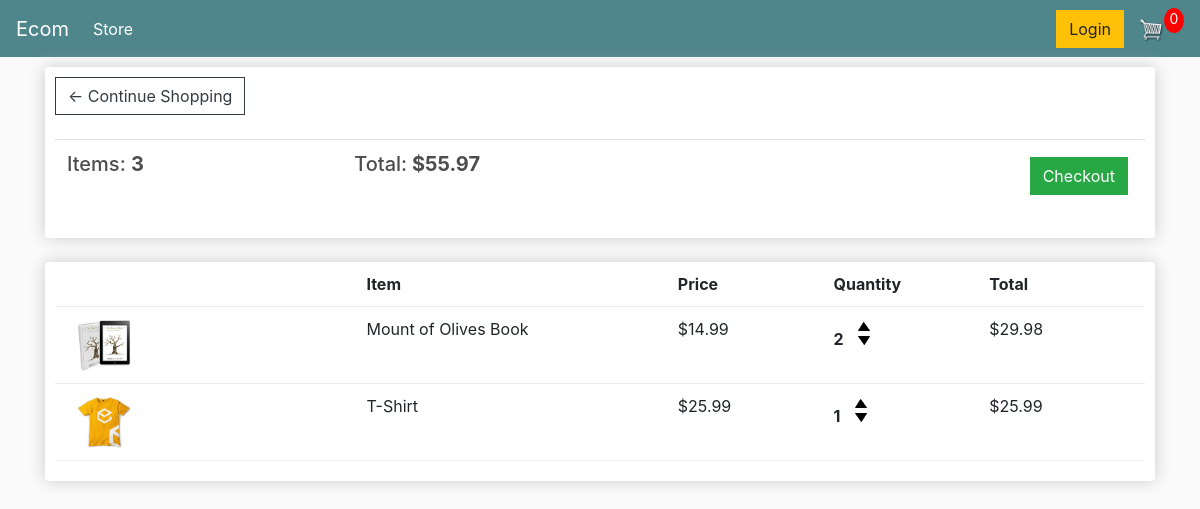
The page /cart/ (signed in) on the database as committed earlier.
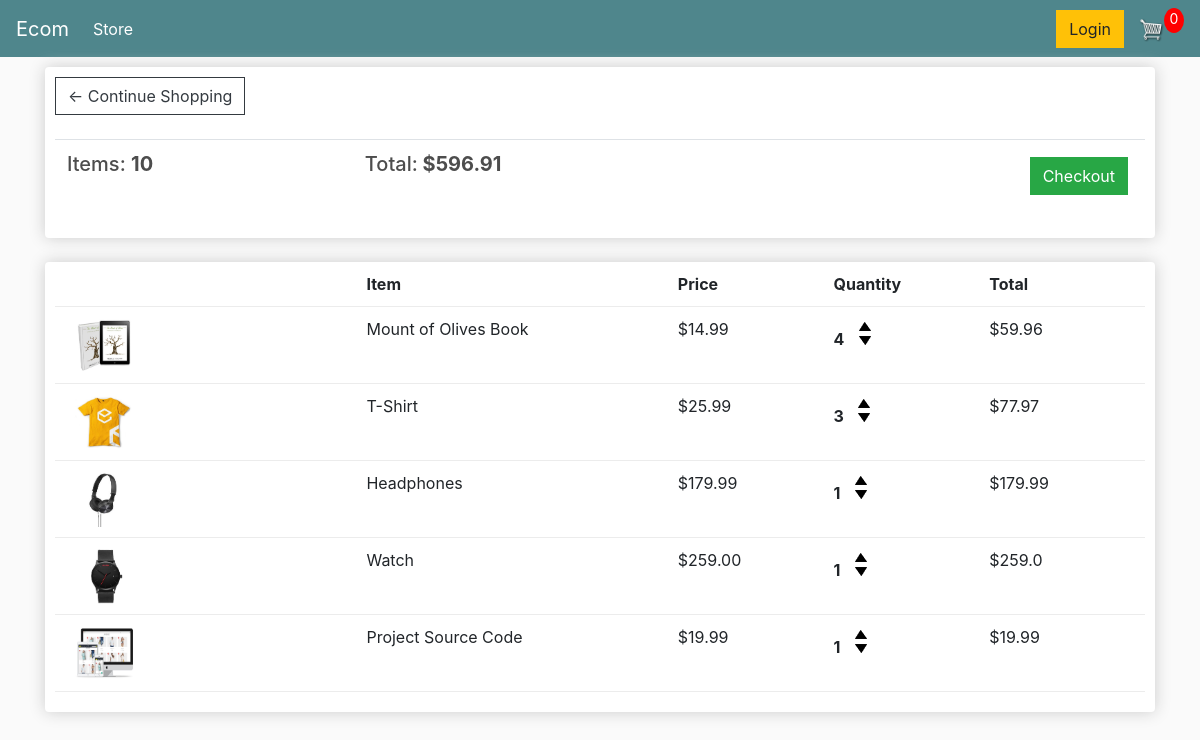
The same page on the database as committed later.
### store/models.py (models this page shows, shortened)
class Order(models.Model):
    customer = models.ForeignKey(Customer, on_delete=models.SET_NULL, null=True, blank=True)
    date_created = models.DateTimeField(auto_now_add=True)
    complete = models.BooleanField(default=False)
    transaction_id = models.CharField(max_length=100, null=True)
    @property
    def get_cart_total(self):
        orderitems = self.orderitem_set.all()
        total = sum([item.get_total for item in orderitems])
        return total
    @property
    def get_cart_items(self):
        orderitems = self.orderitem_set.all()
        total = sum([item.quantity for item in orderitems])
        return total

class OrderItem(models.Model):
    product = models.ForeignKey(Product, on_delete=models.SET_NULL, null=True)
    order = models.ForeignKey(Order, on_delete=models.SET_NULL, null=True)
    quantity = models.IntegerField(default=0, null=True, blank=True)
    date_added = models.DateTimeField(auto_now_add=True)
    @property
    def get_total(self):
        total = self.product.price * self.quantity
        return total

class Product(models.Model):
    name = models.CharField(max_length=200)
    price = models.FloatField()
    digital = models.BooleanField(default=False, null=True, blank=True)
    image = models.ImageField(null=True, blank=True)
    @property
    def imageURL(self):
        try:
            url = self.image.url
        except:
            url = ''
        return url

### store/views.py (the view)
# urls.py: path('cart/', views.cart, name='cart'),
def cart(request):
    if request.user.is_authenticated:
        customer = request.user.customer
        print(customer)
        order, created = Order.objects.get_or_create(customer=customer, complete=False)
        items = order.orderitem_set.all()
    else:
        items = []
        order = {'get_cart_total':0, 'get_cart_items':0}
    context = {'items':items, 'order':order}
    return render(request, "cart.html", context)

### store/models.py (called while the page is built)
    def __str__(self) -> str:
        return self.name

### templates/cart.html (shortened to what this page needs)
{% extends 'main.html' %}
{% load static %}
{% block content %}
	<div class="row">
		<div class="col-lg-12">
			<div class="box-element">
				<a  class="btn btn-outline-dark" href="/">&#x2190; Continue Shopping</a>
				<br>
				<br>
				<table class="table">
					<tr>
						<th><h5>Items: <strong>{{order.get_cart_items}}</strong></h5></th>
						<th><h5>Total:<strong> ${{order.get_cart_total|floatformat:2}}</strong></h5></th>
						<th>
							<a  style="float:right; margin:5px;" class="btn btn-success" href="/checkout">Checkout</a>
						</th>
					</tr>
				</table>
			</div>
			<br>
			<div class="box-element">
                <div class="cart-row">
                    <div style="flex:2"></div>
                    <div style="flex:2"><strong>Item</strong></div>
                    <div style="flex:1"><strong>Price</strong></div>
                    <div style="flex:1"><strong>Quantity</strong></div>
                    <div style="flex:1"><strong>Total </strong></div>
                </div>
				{% for item in items %}
                <div class="cart-row">
                    <div style="flex:2"><img class="row-image" src="{{item.product.imageURL}}" alt=""></div>
                    <div style="flex:2">{{item.product.name}}</div>
                    <div style="flex:1">${{item.product.price|floatformat:2}}</div>
                    <div style="flex:1">
						<p class="quantity">{{item.quantity}}</p>
						<div class="quantity">
							<img class="chg-quantity" src="/static/images/arrow-up.png" alt="">
							<img class="chg-quantity" src="/static/images/arrow-down.png" alt="">
						</div>
					</div>
                    <div style="flex:1">${{item.get_total}}</div>
                </div>
				{% endfor %}
			</div>
		</div>
	</div>
{% endblock content %}

### templates/main.html (shortened to what this page needs)
<!DOCTYPE html>
<html lang="en">
<head>
    <link rel="stylesheet" href="https://cdn.jsdelivr.net/npm/bootstrap@4.4.1/dist/css/bootstrap.min.css"
>
    <link rel="stylesheet" href="/static/css/main.css">
</head>
<body>
    <nav class="navbar navbar-expand-lg navbar-dark bg-dark">
        <a class="navbar-brand" href="/">Ecom</a>
        <div class="collapse navbar-collapse" id="navbarSupportedContent">
            <ul class="navbar-nav mr-auto">
                <li class="nav-item active">
                    <a class="nav-link" href="/">Store <span class="sr-only">(current)</span></a>
                </li>
            </ul>
            <div class="form-inline my-2 my-lg-0">
                <a href="#" class="btn btn-warning">Login</a>
                <a href="/cart"><img id="cart-icon" src="/static/images/cart.png" alt=""></a>
                <p id="cart-total">0</p>
            </div>
        </div>
    </nav>
    <div class="container">
        {% block content %}
        {% endblock content %}
    </div>
</body>
</html>

### static/css/main.css (style rules this page uses)
body { background-color: hsl(0, 0%, 98%); }
h1,h2,h3,h4,h5,h6 { color:hsl(0, 0%, 30%); }
.box-element { box-shadow:hsl(0, 0%, 80%) 0 0 16px; background-color: #fff; border-radius: 4px; padding: 10px; }
.bg-dark { background-color: #4f868c!important; }
#cart-icon { width:25px; display: inline-block; margin-left: 15px; }
#cart-total { display: block; text-align: center; color:#fff; background-color: red; width: 20px; height: 25px; border-radius: 50%; font-size: 14px; }
.col-lg-4, .col-lg-6, .col-lg-8, .col-lg-12 { margin-top: 10px; }
.btn { border-radius: 0; }
.row-image { width: 100px; }
.cart-row { display: flex; align-items: flex-stretch; padding-bottom: 10px; margin-bottom: 10px; border-bottom: 1px solid #ececec; }
.quantity { display: inline-block; font-weight: 700; padding-right:10px; }
.chg-quantity { width: 12px; cursor: pointer; display: block; margin-top: 5px; transition:.1s; }

Rows that differ between the two databases and show on the page:
changed through a linked row, Order: get_cart_items "3" → "10"; get_cart_total "55.97" → "596.91"
changed OrderItem "Mount of Olives Book": quantity "2" → "4"; get_total "29.98" → "59.96"
changed OrderItem "T-Shirt": quantity "1" → "3"; get_total "25.99" → "77.97"
added OrderItem: product.imageURL (picture), product.name "Headphones", product.price "179.99", quantity "1", get_total "179.99"
added OrderItem: product.imageURL (picture), product.name "Watch", product.price "259.00", quantity "1", get_total "259.0"
added OrderItem: product.imageURL (picture), product.name "Project Source Code", product.price "19.99", quantity "1", get_total "19.99"
